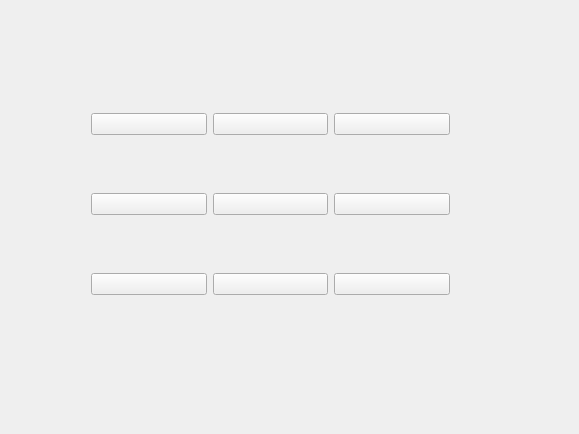
<?xml version="1.0" encoding="UTF-8"?>
<ui version="4.0">
 <class>GameTable</class>
 <widget class="QWidget" name="GameTable">
  <property name="geometry">
   <rect>
    <x>0</x>
    <y>0</y>
    <width>579</width>
    <height>434</height>
   </rect>
  </property>
  <property name="windowTitle">
   <string>GameTable</string>
  </property>
  <widget class="QWidget" name="gridLayoutWidget">
   <property name="geometry">
    <rect>
     <x>80</x>
     <y>50</y>
     <width>381</width>
     <height>311</height>
    </rect>
   </property>
   <layout class="QGridLayout" name="gridLayout">
    <item row="0" column="0">
     <widget class="QPushButton" name="button1">
      <property name="text">
       <string/>
      </property>
     </widget>
    </item>
    <item row="0" column="1">
     <widget class="QPushButton" name="button2">
      <property name="text">
       <string/>
      </property>
     </widget>
    </item>
    <item row="0" column="2">
     <widget class="QPushButton" name="button3">
      <property name="text">
       <string/>
      </property>
     </widget>
    </item>
    <item row="1" column="0">
     <widget class="QPushButton" name="button4">
      <property name="text">
       <string/>
      </property>
     </widget>
    </item>
    <item row="1" column="1">
     <widget class="QPushButton" name="button5">
      <property name="text">
       <string/>
      </property>
     </widget>
    </item>
    <item row="1" column="2">
     <widget class="QPushButton" name="button6">
      <property name="text">
       <string/>
      </property>
     </widget>
    </item>
    <item row="2" column="0">
     <widget class="QPushButton" name="button7">
      <property name="text">
       <string/>
      </property>
     </widget>
    </item>
    <item row="2" column="1">
     <widget class="QPushButton" name="button8">
      <property name="text">
       <string/>
      </property>
     </widget>
    </item>
    <item row="2" column="2">
     <widget class="QPushButton" name="button9">
      <property name="text">
       <string/>
      </property>
     </widget>
    </item>
   </layout>
  </widget>
 </widget>
 <layoutdefault spacing="6" margin="11"/>
 <resources/>
 <connections/>
</ui>
